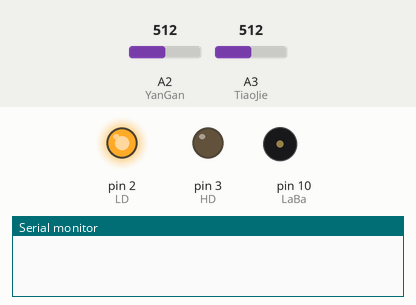
Simulated run of this sketch. Board: Arduino Uno, built with avr-gcc and run on an emulated ATmega328P. Parts: output pins drawn as LEDs (lit = HIGH), buzzer (waves = sounding), the last lines printed to the serial monitor. The test bench sets the inputs (shaded band); at power-on: A2 (YanGan) = 512, A3 (TiaoJie) = 512.

Above: at 1.8 s.
1.9 s: A2 (YanGan) set to 529
At 2.7 s:
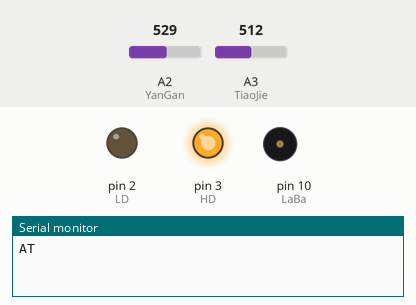
Timing chart, 0 to 17.5 s (numbered marks = the images above; inputs shaded):
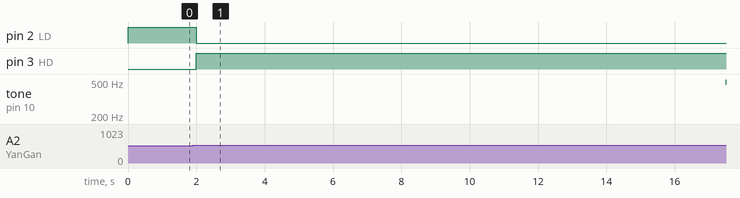

The sketch:

HuoZaiBaoJing20161114.ino
```cpp
const int TiaoJie = A3;
const int YanGan = A2;
const int LD = 2;
const int HD = 3;
const int LaBa = 10;
const int delayGSM = 2000;
void gsmCN() {
  Serial.println("AT");
  delay(delayGSM);
  Serial.println("AT+CMGF=1");
  delay(delayGSM);
  Serial.println("AT+CSMP=17,167,2,25");
  delay(delayGSM);
  Serial.println("AT+CSCS=\"UCS2\"");
  delay(delayGSM);
  Serial.println("AT+CMGS=\"00310035003200340035003900380031003500380036\"");
  delay(delayGSM);
  Serial.print("67D00033003553434F0F53D8753562400038005800580058005851FA7EBF9AD8538B5F00517367DC53D173B0706B60C5FF018BF76CE8610F68C067E5FF01");
  delay(delayGSM);
  Serial.println((char)26);
  delay(delayGSM);
}
void setup() {
  Serial.begin(115200);
  pinMode(LD, OUTPUT);
  pinMode(HD, OUTPUT);
  pinMode(LaBa, OUTPUT);
  digitalWrite(LD, HIGH);
  digitalWrite(HD, LOW);
}
void loop() {
  // Serial.print("TiaoJie = ");
  // Serial.print(analogRead(TiaoJie));
  // Serial.print("      ");
  // Serial.print("YanGan = ");
  // Serial.println(analogRead(YanGan));
  if (analogRead(YanGan) > analogRead(TiaoJie)) {
    digitalWrite(LD, LOW);
    digitalWrite(HD, HIGH);
    gsmCN();
    for (int i = 200; i <= 800; i++)
    {
      tone(LaBa, i);
      delay(5);
    }
    delay(4000);
    for (int i = 800; i >= 200; i--)
    {
      tone(LaBa, i);
      delay(10);
    }
  } else {
    digitalWrite(LD, HIGH);
    digitalWrite(HD, LOW);
    noTone(LaBa);
  }
  delay(1000);
}
```

Measured:
- the behaviour switches between 512 and 513 on A2 (YanGan) (found by bisection; images 0 and 1)
- after the input at 1.9 s, pin 2 (LD): HIGH → LOW after 0.10 s; pin 3 (HD): LOW → HIGH after 0.10 s; tone on pin 10 (LaBa): silent → 497 Hz after 15.6 s
